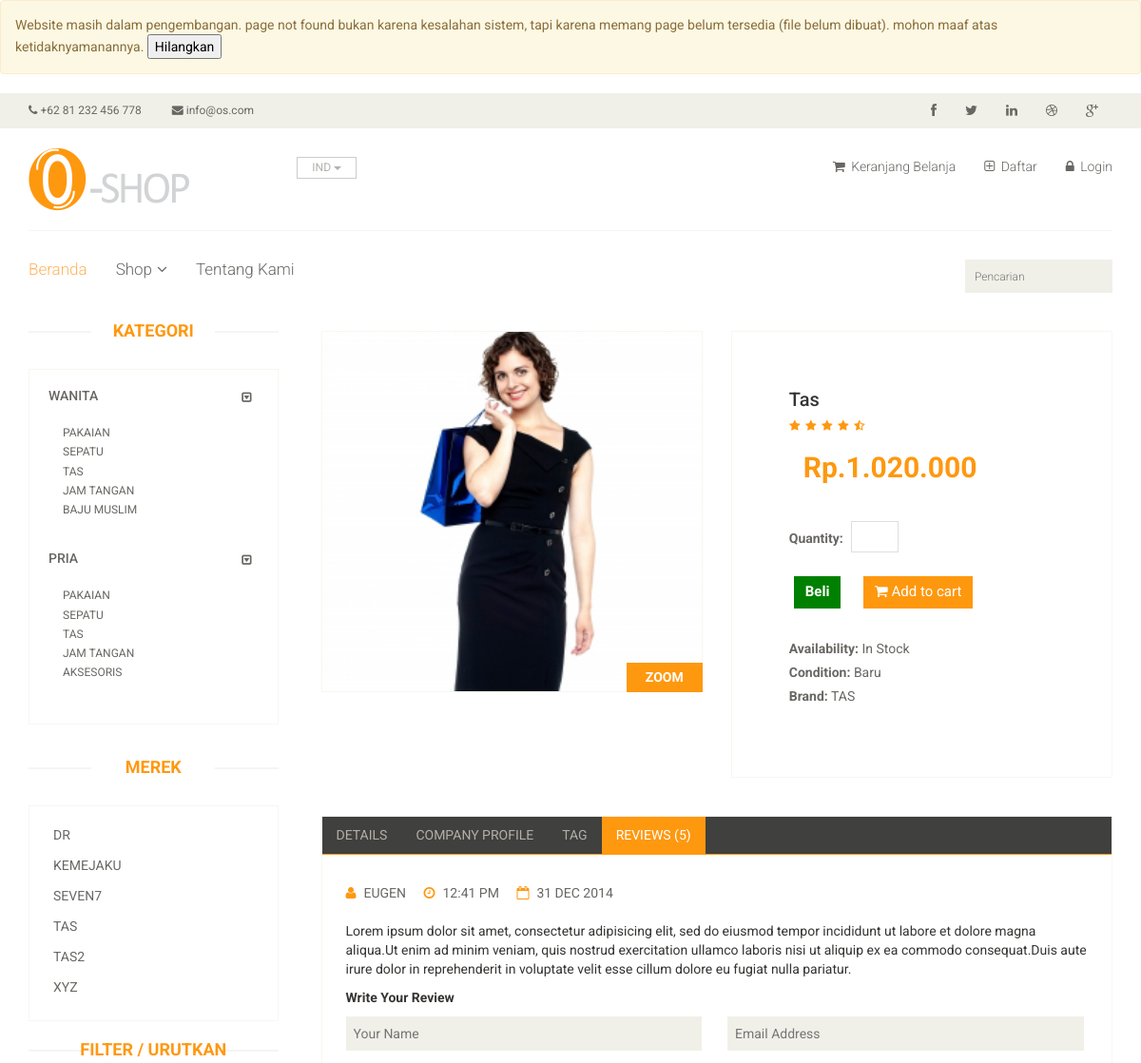
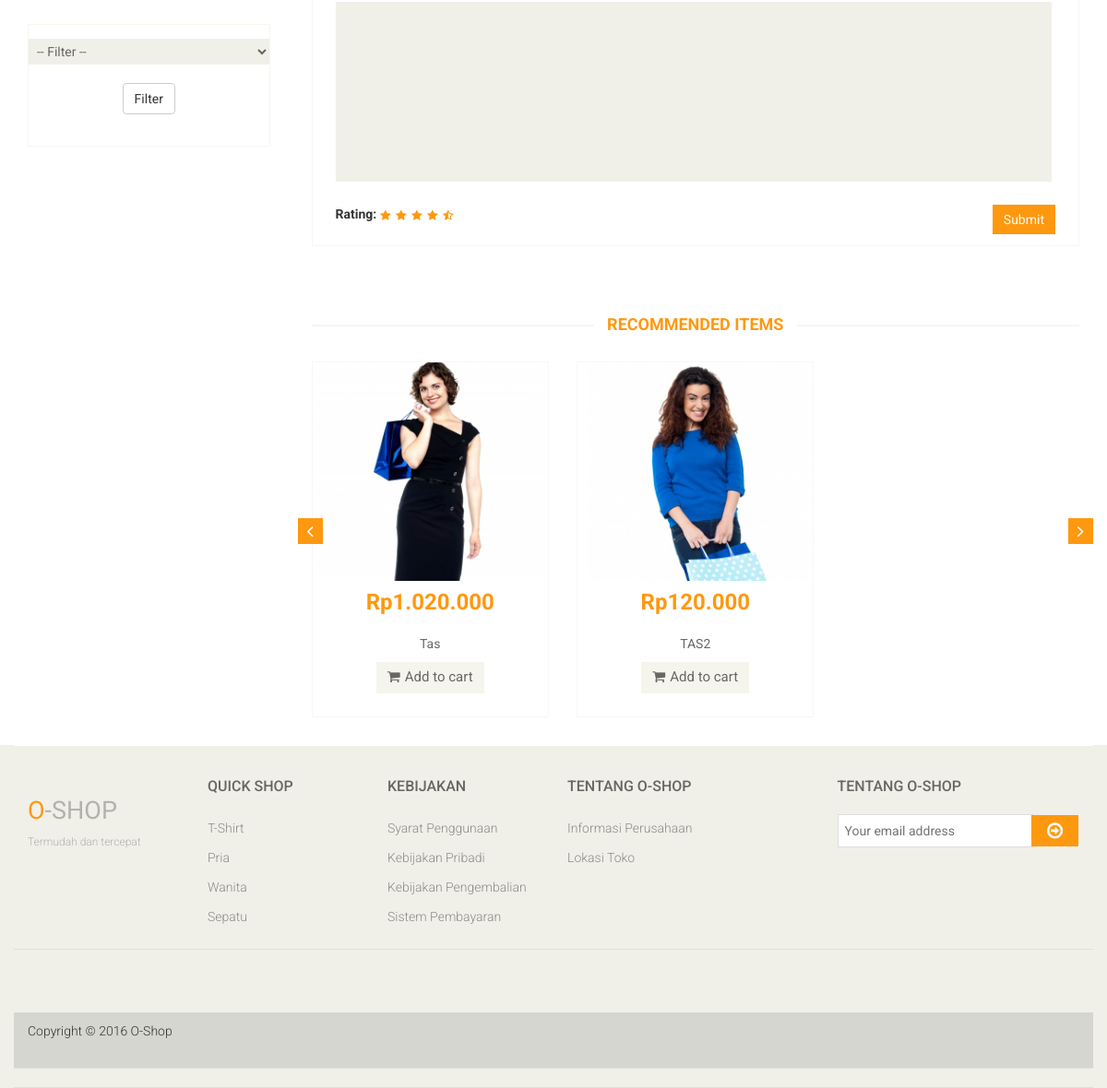
/produk/s/10, run on the app's committed database (2 pictures, top to bottom).
### tables this page shows
CREATE TABLE `subkategori` (
  `id_sub` int(11) NOT NULL,
  `nama_sub` varchar(30) NOT NULL,
  `kategori` int(11) NOT NULL
);

CREATE TABLE `produk` (
  `id_produk` int(11) NOT NULL,
  `nama_produk` varchar(50) NOT NULL,
  `detail_produk` longtext NOT NULL,
  `stock_produk` int(11) NOT NULL,
  `kondisi_produk` int(11) NOT NULL,
  `brand_produk` varchar(50) NOT NULL,
  `harga_produk` int(11) NOT NULL,
  `kategori_produk` int(11) NOT NULL,
  `foto_produk` varchar(100) NOT NULL
);

### application/controllers/Produk.php (called while the page is built, shortened)
<?php
class Produk extends CI_Controller {
	public function __construct()
	{
		$this->load->model('ProdukModel');
		$this->load->model('UserModel');
	}
	public function s($id = NULL)
	{
		$data['slider'] = 0;
		if ($id != NULL) {
			$data['isi'] = 'konten/detail_produk';
			$data['produk'] = $this->ProdukModel->get_by_id($id);
			$data['pria'] = $this->ProdukModel->get_kategori(1);
			$data['wanita'] = $this->ProdukModel->get_kategori(2);
			$b = $this->ProdukModel->get_brand();
			$i = 0;
			foreach ($b as $value) {
				$brand[$i] = $value->brand_produk;
				$i++;
			}
			$i = 0;
			$c = 0;
			$max = count($brand);
			while ($i < $max) {
				if ($i < $max-1) {
					if ($brand[$i] == $brand[$i+1]) {
						$i++;
						$data['brand'][$c] = $brand[$i];
						if ($brand[$i+1] != $brand[$i+2]) {
							$c++;
						}
					}else{
						$data['brand'][$c] = $brand[$i];
						$c++;
					}
				}else {
					$data['brand'][$c] = $brand[$i];
				}
				$i++;
			}
			$data['title'] = $data['produk']->nama_produk;
			$data['recommended'] = $this->ProdukModel->get_by_rec($data['produk']->kategori_produk);
			$this->load->view('main', $data);
		}
	}
}

### index.php (called while the page is built, shortened)
<?php
require_once BASEPATH.'core/CodeIgniter.php';

### application/models/ProdukModel.php (called while the page is built, shortened)
<?php
class ProdukModel extends CI_Model {
	function get_by_id($id)
	{
		$this->db->where('id_produk', $id);
		$result = $this->db->get('produk');
		return $result->row();
	}
	function get_kategori($id)
	{
		$this->db->where('kategori', $id);
		$r = $this->db->get('subkategori');
		return $r->result();
	}
	function get_brand()
	{
		$this->db->select('brand_produk');
		$this->db->order_by('brand_produk', 'asc');
		$r = $this->db->get('produk');
		return $r->result();
	}
	function get_by_rec($id)
	{
		$this->db->where('kategori_produk', $id);
		$r = $this->db->get('produk', 9, 0);
		return $r->result();
	}
}

### application/views/konten/detail_produk.php (the view, shortened to what this page needs)
<div class="product-details">
	<div class="col-sm-6">
		<div class="view-product">
			<img src="<?php echo base_url('assets/images/produk/'); echo $produk->foto_produk; ?>" alt="" />
			<h3>ZOOM</h3>
		</div>
	</div>
	<div class="col-sm-6">
		<div class="product-information">
			<h2><?php echo $produk->nama_produk; ?></h2>
			<img src="<?php echo base_url('assets/images/produk/rating.png'); ?>" alt="" />
			<br>
			<span class="col-md-12">
				<span>Rp.<?php echo number_format($produk->harga_produk, 0, ',', '.') ?></span>
			</span>
			<span>
				<form action="<?php echo base_url('user/proses_cart'); ?>" method="POST" accept-charset="utf-8">
				<p>
					<label>Quantity:</label>
					<input type="number" name="qty" value="" min="1" required />
				</p>
				<br>
				<div class="row">
					<button type="submit" name="submit" value="buy" class="btn btn-fefault cart" style="background: green;">
						<b>Beli</b>
					</button>
					<button type="submit" name="submit" value="cart" class="btn btn-fefault cart">
						<i class="fa fa-shopping-cart"></i>
						Add to cart
					</button>
				</div>
				</form>
			</span>
			<p><b>Availability:</b> In Stock</p>
			<p><b>Condition:</b> <?php if($produk->kondisi_produk == 1) echo "Baru"; else echo 'Bekas'; ?></p>
			<p><b>Brand:</b> <?php echo $produk->brand_produk; ?></p>
		</div>
	</div>
</div>
<div class="category-tab shop-details-tab">
	<div class="col-sm-12">
		<ul class="nav nav-tabs">
			<li><a href="#details" data-toggle="tab">Details</a></li>
			<li><a href="#companyprofile" data-toggle="tab">Company Profile</a></li>
			<li><a href="#tag" data-toggle="tab">Tag</a></li>
			<li class="active"><a href="#reviews" data-toggle="tab">Reviews (5)</a></li>
		</ul>
	</div>
	<div class="tab-content">
		<div class="tab-pane fade active in" id="reviews" >
			<div class="col-sm-12">
				<ul>
					<li><a href=""><i class="fa fa-user"></i>EUGEN</a></li>
					<li><a href=""><i class="fa fa-clock-o"></i>12:41 PM</a></li>
					<li><a href=""><i class="fa fa-calendar-o"></i>31 DEC 2014</a></li>
				</ul>
				<p>Lorem ipsum dolor sit amet, consectetur adipisicing elit, sed do eiusmod tempor incididunt ut labore et dolore magna aliqua.Ut enim ad minim veniam, quis nostrud exercitation ullamco laboris nisi ut aliquip ex ea commodo consequat.Duis aute irure dolor in reprehenderit in voluptate velit esse cillum dolore eu fugiat nulla pariatur.</p>
				<p><b>Write Your Review</b></p>
				<form action="#">
					<span>
						<input type="text" placeholder="Your Name"/>
						<input type="email" placeholder="Email Address"/>
					</span>
					<textarea name="" ></textarea>
					<b>Rating: </b> <img src="images/product-details/rating.png" alt="" />
					<button type="button" class="btn btn-default pull-right">
						Submit
					</button>
				</form>
			</div>
		</div>
	</div>
</div>
<div class="recommended_items">
	<h2 class="title text-center">recommended items</h2>
	<div id="recommended-item-carousel" class="carousel slide" data-ride="carousel">
		<?php
			if ($recommended != NULL) {
		echo "<div class='carousel-inner'>";
		echo "<div class='item active'>";
				foreach ($recommended as $value) {
		?>
					<div class="col-sm-4">
						<div class="product-image-wrapper">
							<div class="single-products">
								<div class="productinfo text-center">
									<img src="<?php echo base_url('assets/images/produk/') .$value->foto_produk; ?>" alt="" />
									<h2>Rp<?php echo number_format($value->harga_produk, 0, ',', '.') ?></h2>
									<p><?php echo $value->nama_produk; ?></p>
									<a href="<?php echo base_url('user/proses_cart/') .$value->id_produk; ?>" title="">
										<button type="button" class="btn btn-default add-to-cart"><i class="fa fa-shopping-cart"></i>Add to cart</button>
									</a>
								</div>
							</div>
						</div>
					</div>
		<?php
				}
		echo "</div>";
			}
		?>
		</div>
		 <a class="left recommended-item-control" href="#recommended-item-carousel" data-slide="prev">
			<i class="fa fa-angle-left"></i>
		  </a>
		  <a class="right recommended-item-control" href="#recommended-item-carousel" data-slide="next">
			<i class="fa fa-angle-right"></i>
		  </a>
	</div>
</div>

### application/views/layout/sidebar.php (shortened to what this page needs)
<section>
	<div class="container">
		<div class="row">
			<div class="col-sm-3">
				<div class="left-sidebar">
					<h2>Kategori</h2>
					<div class="panel-group category-products" id="accordian">
						<div class="panel panel-default">
							<div class="panel-heading">
								<h4 class="panel-title">
									<a data-toggle="collapse" data-parent="#accordian" href="#sportswear">
										<span class="badge pull-right"><i class="fa fa-caret-square-o-down"></i></span>
										<a href="<?php echo base_url('welcome/kategori/wanita'); ?>" title="">Wanita</a>
									</a>
								</h4>
							</div>
							<div id="sportswear" class="panel-collapse in">
								<div class="panel-body">
									<ul>
										<?php
											if ($wanita != NULL) {
												foreach ($wanita as $value) {
										?>
													<li><a href="<?php echo base_url('produk/kategori/') .$value->id_sub; ?>"><?php echo $value->nama_sub; ?> </a></li>
										<?php
												}
											}
										?>
									</ul>
								</div>
							</div>
						</div>
						<div class="panel panel-default">
							<div class="panel-heading">
								<h4 class="panel-title">
									<a data-toggle="collapse" data-parent="#accordian" href="#mens">
										<span class="badge pull-right"><i class="fa fa-caret-square-o-down"></i></span>
										<a href="<?php echo base_url('welcome/kategori/pria'); ?>" title="">Pria</a>
									</a>
								</h4>
							</div>
							<div id="mens" class="panel-collapse in">
								<div class="panel-body">
									<ul>
										<?php
											if ($pria != NULL) {
												foreach ($pria as $value) {
										?>
													<li><a href="<?php echo base_url('produk/kategori/') .$value->id_sub; ?>"><?php echo $value->nama_sub; ?> </a></li>
										<?php
												}
											}
										?>
									</ul>
								</div>
							</div>
						</div>
					</div>
					<div class="brands_products">
						<h2>Merek</h2>
						<div class="brands-name">
							<ul class="nav nav-pills nav-stacked">
								<?php
									if ($brand != NULL) {
										foreach ($brand as $value) {
								?>
											<li><a href="<?php echo base_url('produk/brand/') .$value; ?>"> <span class="pull-right"></span><?php echo $value; ?></a></li>
								<?php
										}
									}
								?>
							</ul>
						</div>
					</div>
					<br>
					<div class="brands_products">
						<h2>Filter / Urutkan</h2>
						<div class="brands-name">
							<form action="<?php echo base_url('welcome/index'); ?>" method="get" accept-charset="utf-8">
								<select name="orderby" required >
									<option value="">-- Filter --</option>
								</select>
								<div align="center">
									<br>
									<button type="submit" class="btn btn-default">Filter</button>
								</div>
							</form>
						</div>
					</div>
				</div>
			</div>
			<div class="col-sm-9 padding-right">

### data on the page
subkategori: nama_sub "PAKAIAN"
subkategori: nama_sub "SEPATU"
subkategori: nama_sub "TAS"
subkategori: nama_sub "JAM TANGAN"
subkategori: nama_sub "BAJU MUSLIM"
subkategori: nama_sub "PAKAIAN"
subkategori: nama_sub "SEPATU"
subkategori: nama_sub "TAS"
subkategori: nama_sub "JAM TANGAN"
subkategori: nama_sub "AKSESORIS"
produk: foto_produk (picture), nama_produk "Tas", harga_produk "1.020.000", brand_produk "TAS"
produk: foto_produk (picture), harga_produk "120.000", nama_produk "TAS2"

### other printed values
$value "DR"
$value "KEMEJAKU"
$value "SEVEN7"
$value "TAS"
$value "TAS2"
$value "XYZ"
